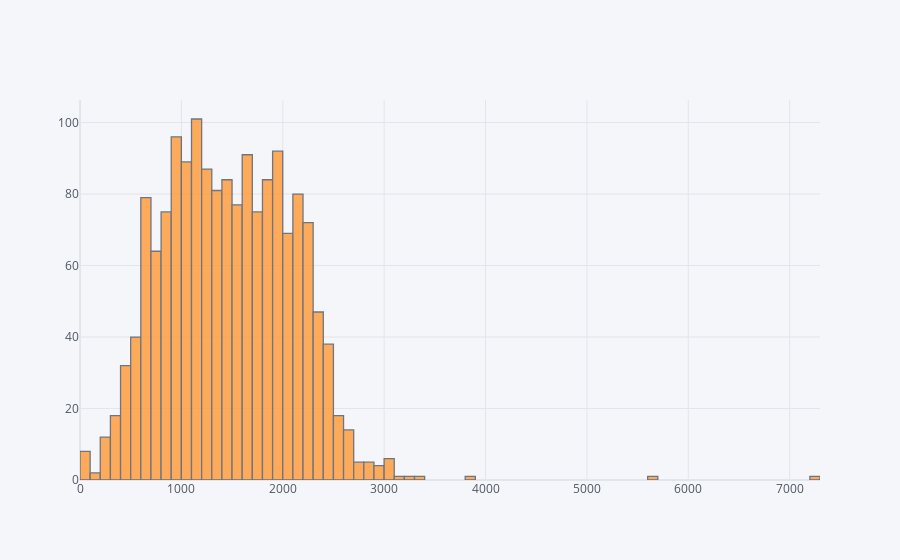

Here is the notebook cell this chart was saved with:
### Code cell
import pandas as pd

configure_plotly_browser_state()
pd.DataFrame((data['요약_splitted'].apply(lambda x:len(x)) + data['main_청구항'].apply(lambda x:len(x)))).iplot('hist')

### Figure 1 — Plotly figure (JSON) as saved in the notebook; plotly's stock layout.template omitted (floating-point values rounded to 4 significant figures; data arrays with more than 128 entries replaced by an {"elided": "..."} marker saying what was removed)
{"data": [{"histfunc": "count", "histnorm": "", "marker": {"color": "rgba(255, 153, 51, 1.0)", "line": {"color": "#4D5663", "width": 1.3}}, "name": "0", "opacity": 0.8, "orientation": "v", "x": {"elided": "1651 int values"}, "type": "histogram"}], "layout": {"barmode": "overlay", "legend": {"bgcolor": "#F5F6F9", "font": {"color": "#4D5663"}}, "paper_bgcolor": "#F5F6F9", "plot_bgcolor": "#F5F6F9", "title": {"font": {"color": "#4D5663"}}, "xaxis": {"gridcolor": "#E1E5ED", "showgrid": true, "tickfont": {"color": "#4D5663"}, "title": {"font": {"color": "#4D5663"}, "text": ""}, "zerolinecolor": "#E1E5ED"}, "yaxis": {"gridcolor": "#E1E5ED", "showgrid": true, "tickfont": {"color": "#4D5663"}, "title": {"font": {"color": "#4D5663"}, "text": ""}, "zerolinecolor": "#E1E5ED"}}}
